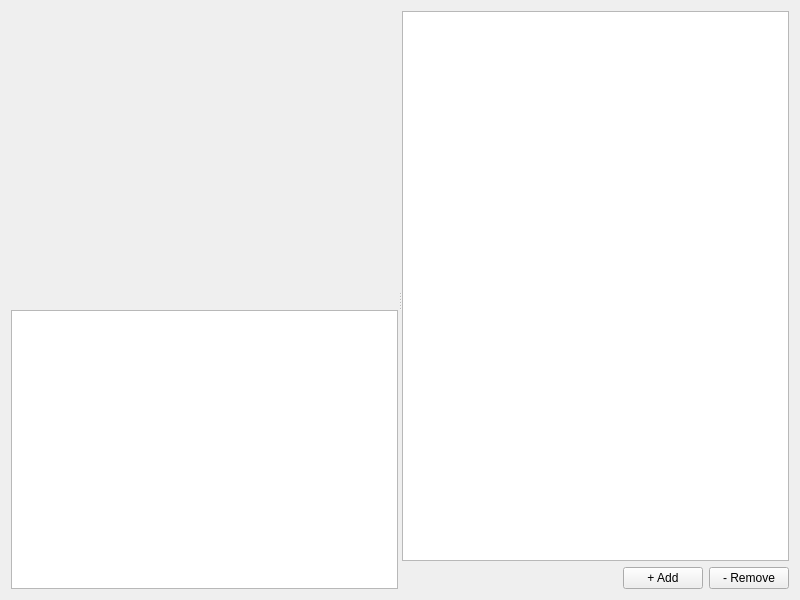
<?xml version="1.0" encoding="UTF-8"?>
<ui version="4.0">
 <class>Transcribe</class>
 <widget class="QWidget" name="Transcribe">
  <property name="geometry">
   <rect>
    <x>0</x>
    <y>0</y>
    <width>800</width>
    <height>600</height>
   </rect>
  </property>
  <property name="windowTitle">
   <string>Bungeni Transcribe</string>
  </property>
  <layout class="QGridLayout" name="gridLayout_3">
   <item row="0" column="1">
    <widget class="QSplitter" name="splitter">
     <property name="orientation">
      <enum>Qt::Horizontal</enum>
     </property>
     <widget class="QWidget" name="gridLayoutWidget_2">
      <layout class="QGridLayout" name="gridLayout_2">
       <item row="2" column="0" colspan="3">
        <widget class="QTableView" name="tableView"/>
       </item>
       <item row="0" column="0" colspan="3">
        <spacer name="verticalSpacer">
         <property name="orientation">
          <enum>Qt::Vertical</enum>
         </property>
         <property name="sizeHint" stdset="0">
          <size>
           <width>20</width>
           <height>40</height>
          </size>
         </property>
        </spacer>
       </item>
       <item row="1" column="0" colspan="3">
        <spacer name="horizontalSpacer_3">
         <property name="orientation">
          <enum>Qt::Horizontal</enum>
         </property>
         <property name="sizeHint" stdset="0">
          <size>
           <width>40</width>
           <height>20</height>
          </size>
         </property>
        </spacer>
       </item>
      </layout>
     </widget>
     <widget class="QWidget" name="gridLayoutWidget">
      <layout class="QGridLayout" name="gridLayout">
       <item row="0" column="0" colspan="3">
        <widget class="QListView" name="table">
         <property name="sizePolicy">
          <sizepolicy hsizetype="Expanding" vsizetype="Expanding">
           <horstretch>0</horstretch>
           <verstretch>2</verstretch>
          </sizepolicy>
         </property>
        </widget>
       </item>
       <item row="1" column="0">
        <spacer name="horizontalSpacer">
         <property name="orientation">
          <enum>Qt::Horizontal</enum>
         </property>
         <property name="sizeHint" stdset="0">
          <size>
           <width>40</width>
           <height>20</height>
          </size>
         </property>
        </spacer>
       </item>
       <item row="1" column="1">
        <widget class="QPushButton" name="addButton">
         <property name="text">
          <string>+ Add</string>
         </property>
        </widget>
       </item>
       <item row="1" column="2">
        <widget class="QPushButton" name="removeButton">
         <property name="text">
          <string>- Remove</string>
         </property>
        </widget>
       </item>
      </layout>
     </widget>
    </widget>
   </item>
  </layout>
 </widget>
 <resources/>
 <connections/>
</ui>
